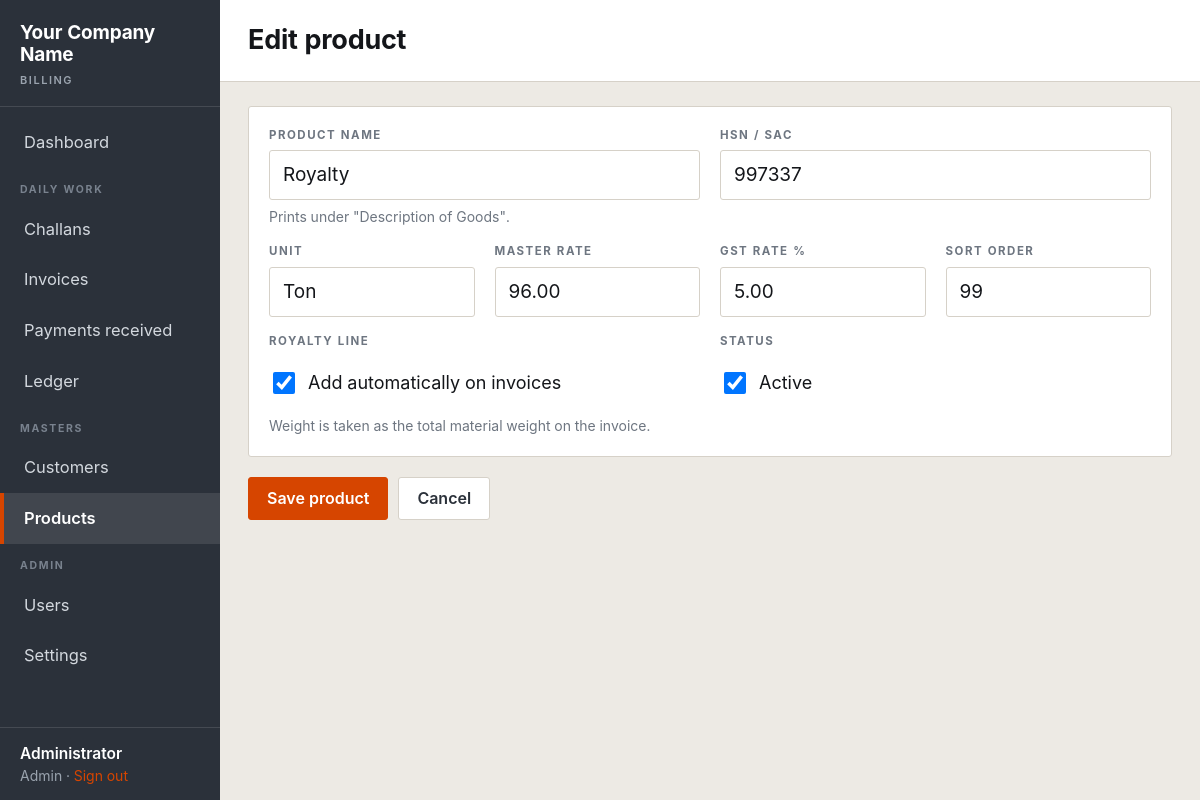
/product_form.php?id=1 (signed in), run on the app's committed database.
### tables this page shows
CREATE TABLE users (
  id            INT AUTO_INCREMENT PRIMARY KEY,
  username      VARCHAR(50) NOT NULL UNIQUE,
  password_hash VARCHAR(255) NOT NULL,
  full_name     VARCHAR(100) NOT NULL,
  role          ENUM('admin','biller','viewer') NOT NULL DEFAULT 'biller',
  active        TINYINT(1) NOT NULL DEFAULT 1,
  created_at    DATETIME NOT NULL DEFAULT CURRENT_TIMESTAMP
);

CREATE TABLE products (
  id         INT AUTO_INCREMENT PRIMARY KEY,
  name       VARCHAR(120) NOT NULL,
  hsn        VARCHAR(12) NOT NULL,
  unit       VARCHAR(12) NOT NULL DEFAULT 'Ton',
  rate       DECIMAL(12,2) NOT NULL DEFAULT 0.00,
  gst_rate   DECIMAL(5,2) NOT NULL DEFAULT 5.00,
  is_royalty TINYINT(1) NOT NULL DEFAULT 0,
  active     TINYINT(1) NOT NULL DEFAULT 1,
  sort_order INT NOT NULL DEFAULT 0,
  INDEX (name)
);

### lib.php (called while the page is built, shortened)
<?php
function db(): PDO {
    static $pdo = null;
    if ($pdo === null) {
        $dsn = 'mysql:host=' . DB_HOST . ';dbname=' . DB_NAME . ';charset=utf8mb4';
        $pdo = new PDO($dsn, DB_USER, DB_PASS, [
            PDO::ATTR_ERRMODE            => PDO::ERRMODE_EXCEPTION,
            PDO::ATTR_DEFAULT_FETCH_MODE => PDO::FETCH_ASSOC,
            PDO::ATTR_EMULATE_PREPARES   => false,
        ]);
    }
    return $pdo;
}
function q(string $sql, array $args = []): PDOStatement {
    $st = db()->prepare($sql);
    $st->execute($args);
    return $st;
}
function one(string $sql, array $args = []) { $r = q($sql, $args)->fetch(); return $r === false ? null : $r; }
function all(string $sql, array $args = []): array { return q($sql, $args)->fetchAll(); }
function settings(): array {
    static $s = null;
    if ($s === null) {
        $s = [];
        foreach (all('SELECT k, v FROM settings') as $r) $s[$r['k']] = $r['v'];
    }
    return $s;
}
function cfg(string $key, string $default = ''): string {
    $s = settings();
    return isset($s[$key]) ? (string)$s[$key] : $default;
}
function current_user(): ?array {
    static $u = null;
    if ($u === null) $u = one('SELECT * FROM users WHERE id = ? AND active = 1', [$_SESSION['uid']]);
    return $u ?: null;
}
function require_login(): void {
    if (!current_user()) { header('Location: login.php'); exit; }
}
function role(): string { $u = current_user(); return $u ? $u['role'] : 'viewer'; }
function is_admin(): bool { return role() === 'admin'; }
function h($s): string { return htmlspecialchars((string)$s, ENT_QUOTES, 'UTF-8'); }

### product_form.php (the view, shortened to what this page needs)
<?php
require_once __DIR__ . '/lib.php';
require_login();
$id  = (int)($_GET['id'] ?? 0);
$row = $id ? one('SELECT * FROM products WHERE id = ?', [$id]) : null;
$PAGE_TITLE = $id ? 'Edit product' : 'Add product';
require __DIR__ . '/header.php';
?>
<form method="post">
<div class="panel">
  <div class="body">
    <div class="grid g2">
      <label class="f"><span>Product name</span>
        <input type="text" name="name" required value="<?= h($row['name'] ?? '') ?>">
        <div class="hint">Prints under "Description of Goods".</div>
      </label>
      <label class="f"><span>HSN / SAC</span>
        <input type="text" name="hsn" required value="<?= h($row['hsn'] ?? '2517') ?>">
      </label>
    </div>
    <div class="grid g4" style="margin-top:16px">
      <label class="f"><span>Unit</span>
        <input type="text" name="unit" value="<?= h($row['unit'] ?? 'Ton') ?>">
      </label>
      <label class="f"><span>Master rate</span>
        <input type="number" step="0.01" name="rate" value="<?= h($row['rate'] ?? '0.00') ?>">
      </label>
      <label class="f"><span>GST rate %</span>
        <input type="number" step="0.01" name="gst_rate" value="<?= h($row['gst_rate'] ?? '5.00') ?>">
      </label>
      <label class="f"><span>Sort order</span>
        <input type="number" name="sort_order" value="<?= h($row['sort_order'] ?? '0') ?>">
      </label>
    </div>
    <div class="grid g2" style="margin-top:16px">
      <label class="f"><span>Royalty line</span>
        <label style="display:flex;align-items:center;gap:10px;padding:12px 0;font-size:18px">
          <input type="checkbox" name="is_royalty" value="1" style="width:22px;height:22px"
                 <?= ($row['is_royalty'] ?? 0) ? 'checked' : '' ?>> Add automatically on invoices
        </label>
        <div class="hint">Weight is taken as the total material weight on the invoice.</div>
      </label>
      <label class="f"><span>Status</span>
        <label style="display:flex;align-items:center;gap:10px;padding:12px 0;font-size:18px">
          <input type="checkbox" name="active" value="1" style="width:22px;height:22px"
                 <?= (!$id || ($row['active'] ?? 1)) ? 'checked' : '' ?>> Active
        </label>
      </label>
    </div>
  </div>
</div>
<div class="actions">
  <button class="btn primary">Save product</button>
  <a class="btn ghost" href="products.php">Cancel</a>
</div>
</form>
<?php require __DIR__ . '/footer.php'; ?>

### header.php (shortened to what this page needs)
<?php
require_once __DIR__ . '/lib.php';
$me   = current_user();
$PAGE_TITLE = $PAGE_TITLE ?? 'Amidhara';
function nav_on(array $files): string {
    return in_array(basename($_SERVER['PHP_SELF']), $files, true) ? ' class="on"' : '';
}
?>
<!doctype html>
<html lang="en">
<head>
<link rel="stylesheet" href="assets/app.css">
</head>
<body>
<div class="shell">
  <aside class="rail">
    <div class="brand">
      <b><?= h(cfg('company_name', 'Amidhara Stone Crusher')) ?></b>
      <span>Billing</span>
    </div>
    <nav>
      <a href="index.php"<?= nav_on(['index.php']) ?>>Dashboard</a>
      <div class="sep">Daily work</div>
      <a href="challans.php"<?= nav_on(['challans.php','challan_form.php']) ?>>Challans</a>
      <a href="invoices.php"<?= nav_on(['invoices.php','invoice_form.php']) ?>>Invoices</a>
      <a href="payments.php"<?= nav_on(['payments.php']) ?>>Payments received</a>
      <a href="ledger.php"<?= nav_on(['ledger.php']) ?>>Ledger</a>
      <div class="sep">Masters</div>
      <a href="customers.php"<?= nav_on(['customers.php','customer_form.php']) ?>>Customers</a>
      <a href="products.php"<?= nav_on(['products.php','product_form.php']) ?>>Products</a>
      <?php if (is_admin()): ?>
        <div class="sep">Admin</div>
        <a href="users.php"<?= nav_on(['users.php']) ?>>Users</a>
        <a href="settings.php"<?= nav_on(['settings.php']) ?>>Settings</a>
      <?php endif; ?>
    </nav>
    <div class="who">
      <b><?= h($me['full_name']) ?></b>
      <?= h(ucfirst($me['role'])) ?> · <a href="logout.php">Sign out</a>
    </div>
  </aside>
  <div class="main">
    <div class="topbar">
      <h1><?= h($PAGE_TITLE) ?></h1>
    </div>
    <div class="wrap">

### assets/app.css (style rules this page uses)
:root { --ink:#14161A; --slate:#2B313A; --slate-2:#3A424D; --grit:#6E7681; --line:#D6D1C8; --line-2:#E6E2DA; --dust:#EDEAE4; --paper:#fff; --hivis:#D64500; --hivis-soft:#FCEDE5; --ok:#14663F; --ok-soft:#E7F1EC; --warn:#8A5B00; --warn-soft:#FBF1DC; --rail:220px; }
* { box-sizing:border-box }
html { -webkit-text-size-adjust:100% }
body { margin:0;background:var(--dust);color:var(--ink); font:400 17px/1.5 -apple-system,BlinkMacSystemFont,'Segoe UI',Roboto,Helvetica,Arial,sans-serif; font-variant-numeric:tabular-nums; }
.num,input[type=number],td.num,th.num { font-variant-numeric:tabular-nums }
a { color:var(--ink) }
h1,h2,h3 { margin:0;font-family:-apple-system,BlinkMacSystemFont,'Segoe UI',Roboto,Helvetica,Arial,sans-serif;font-weight:700;letter-spacing:-.01em }
.shell { display:flex;min-height:100vh }
.rail { width:var(--rail);flex:0 0 var(--rail);background:var(--slate);color:#fff; position:sticky;top:0;height:100vh;display:flex;flex-direction:column }
.rail .brand { padding:22px 20px 18px;border-bottom:1px solid rgba(255,255,255,.12) }
.rail .brand b { display:block;font-family:-apple-system,BlinkMacSystemFont,'Segoe UI',Roboto,Helvetica,Arial,sans-serif;font-weight:700;font-size:19px; line-height:1.15;letter-spacing:-.01em }
.rail .brand span { display:block;margin-top:6px;font-size:11px;letter-spacing:.14em;text-transform:uppercase; color:#9AA3AE;font-family:-apple-system,BlinkMacSystemFont,'Segoe UI',Roboto,Helvetica,Arial,sans-serif;font-weight:600 }
.rail nav { padding:10px 0;flex:1;overflow:auto }
.rail nav a { display:block;padding:13px 20px;color:#D3D8DE;text-decoration:none;font-size:16.5px; border-left:4px solid transparent }
.rail nav a.on { background:rgba(255,255,255,.10);color:#fff;border-left-color:var(--hivis);font-weight:600 }
.rail nav .sep { margin:14px 20px 6px;font-size:10.5px;letter-spacing:.16em;text-transform:uppercase; color:#79828E;font-family:-apple-system,BlinkMacSystemFont,'Segoe UI',Roboto,Helvetica,Arial,sans-serif;font-weight:700 }
.rail .who { padding:14px 20px;border-top:1px solid rgba(255,255,255,.12);font-size:14px;color:#9AA3AE }
.rail .who b { display:block;color:#fff;font-size:15.5px;font-weight:600 }
.rail .who a { color:var(--hivis);text-decoration:none;font-size:14px }
.main { flex:1;min-width:0;display:flex;flex-direction:column }
.topbar { background:var(--paper);border-bottom:1px solid var(--line); padding:20px 28px;display:flex;align-items:center;gap:18px;flex-wrap:wrap }
.topbar h1 { font-size:27px }
.wrap { padding:24px 28px 120px;max-width:1280px;width:100% }
.btn { display:inline-block;padding:11px 18px;border:1px solid var(--slate);background:var(--paper); color:var(--ink);font:600 16px/1.2 -apple-system,BlinkMacSystemFont,'Segoe UI',Roboto,Helvetica,Arial,sans-serif;border-radius:3px;cursor:pointer; text-decoration:none;transition:background .12s ease }
.btn.primary { background:var(--hivis);border-color:var(--hivis);color:#fff }
.btn.ghost { border-color:var(--line);color:var(--slate) }
.panel { background:var(--paper);border:1px solid var(--line);border-radius:3px;margin-bottom:20px }
.panel .body { padding:20px }
.grid { display:grid;gap:16px 20px }
.g2 { grid-template-columns:repeat(2,1fr) }
.g4 { grid-template-columns:repeat(4,1fr) }
label.f { display:block }
label.f > span { display:block;margin-bottom:6px;font-size:11.5px;letter-spacing:.13em;text-transform:uppercase; color:var(--grit);font-family:-apple-system,BlinkMacSystemFont,'Segoe UI',Roboto,Helvetica,Arial,sans-serif;font-weight:700 }
input[type=text],input[type=number],input[type=date],input[type=password],select,textarea { width:100%;padding:12px 13px;border:1px solid var(--line);border-radius:3px;background:var(--paper); font:400 19px/1.3 -apple-system,BlinkMacSystemFont,'Segoe UI',Roboto,Helvetica,Arial,sans-serif;color:var(--ink) }
.hint { margin-top:6px;font-size:14px;color:var(--grit) }
.actions { display:flex;gap:10px;flex-wrap:wrap;margin-top:4px }

### data on the page
users: full_name "Administrator", role "Admin"
products: name "Royalty", hsn "997337", unit "Ton", rate "96.00", gst_rate "5.00", sort_order "99", is_royalty "☑", active "☑"

### other printed values
cfg('company_name', 'Amidhara Stone Crusher') "Your Company Name"
$PAGE_TITLE "Edit product"
